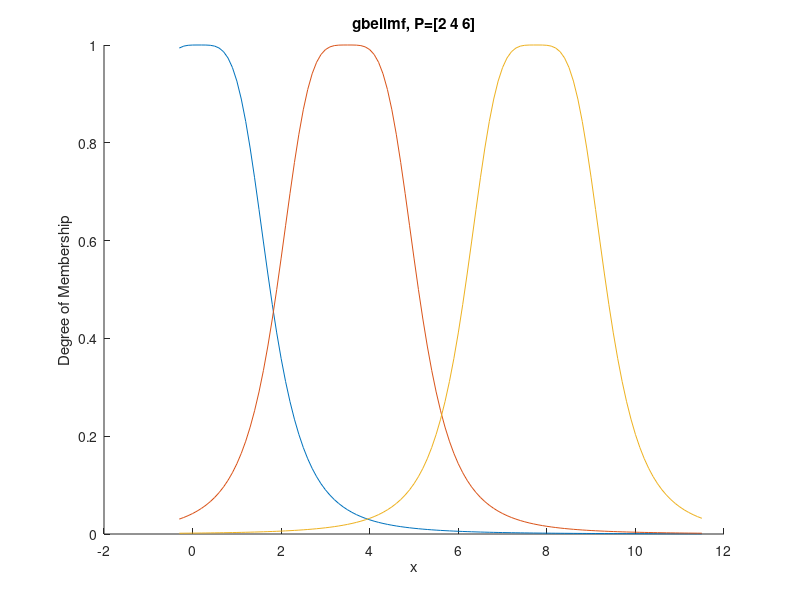

MATLAB code for this plot:
x = -.3:0.1:11.5;
bell_shape = [1.6 2];
y = gbellmf(x,[bell_shape(1,1) bell_shape(1,2) 0.15]);
y2 = gbellmf(x,[bell_shape(1,1) bell_shape(1,2) 3.5]);
y3 = gbellmf(x,[bell_shape(1,1) bell_shape(1,2) 7.75]);

hold on
plot(x,y)
plot(x,y2)
plot(x,y3)


title('gbellmf, P=[2 4 6]')
xlabel('x')
ylabel('Degree of Membership')
hold off